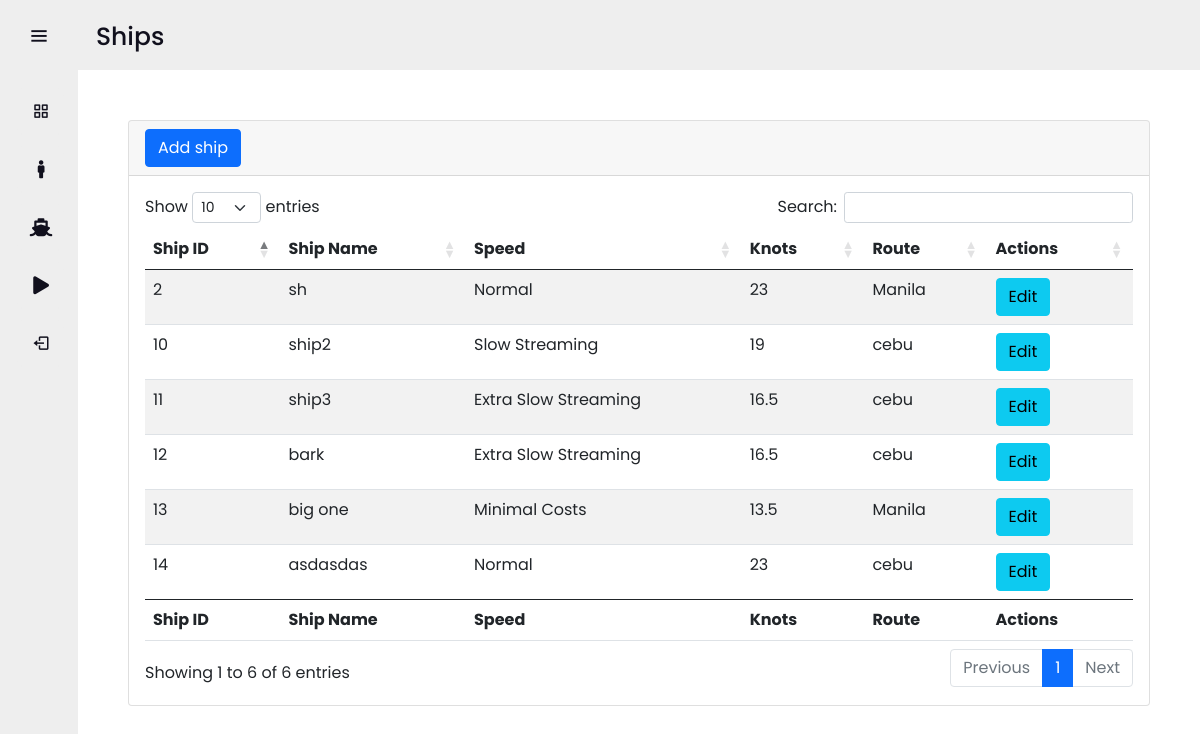
The app's page /admin/ship.php (signed in) with its own data.
### tables this page shows
CREATE TABLE `ship` (
  `ship_id` int(50) NOT NULL,
  `ship_name` varchar(25) NOT NULL,
  `speed` varchar(20) NOT NULL,
  `knots` float NOT NULL,
  `route_id` int(25) NOT NULL
);

CREATE TABLE `route` (
  `route_id` int(25) NOT NULL,
  `destination` varchar(50) NOT NULL,
  `distance` float NOT NULL
);

### admin/ship_process.php (called while the page is built, shortened)
<?php
	$find2 = "SELECT * FROM ship INNER JOIN route WHERE ship.route_id = route.route_id";
	$res2 = mysqli_query($db,$find2);
	$show_ship = mysqli_fetch_assoc($res2);
?>

### admin/ship.php (the view, shortened to what this page needs)
<?php
  include('header.php');
  include('ship_process.php');
?>
<section class="home-section">
  <div class="text">Ships</div>
  <div class="myCon">
    <div class="card">
  <div class="card-header">
    <button type="button" class="btn btn-primary" data-bs-toggle="modal" data-bs-target="#shipModal">Add ship</button>
  </div>
  <div class="card-body">
    <table id="example" class="table table-striped" style="width:100%">
        <thead>
            <tr>
                <th>Ship ID</th>
                <th>Ship Name</th>
                <th>Speed</th>
                <th>Knots</th>
                <th>Route</th>
                <th>Actions</th>
            </tr>
        </thead>
        <tbody>
            <?php
                if(mysqli_num_rows($res2) > 0){
                   do {
            ?>
            <tr>
                <td><?php echo $show_ship['ship_id'] ?></td>
                <td><?php echo $show_ship['ship_name'] ?></td>
                <td><?php echo $show_ship['speed'] ?></td>
                <td><?php echo $show_ship['knots'] ?></td>
                <td><?php echo $show_ship['destination'] ?></td>
                <td><a href="edit_ship.php?id=<?php echo $show_ship['ship_id']; ?>"><button class="btn btn-info">Edit</button></a></td>
            </tr>
            <?php
                    }while ($show_ship = mysqli_fetch_assoc($res2));
                }
            ?>
        </tbody>
        <tfoot>
            <tr>
                <th>Ship ID</th>
                <th>Ship Name</th>
                <th>Speed</th>
                <th>Knots</th>
                <th>Route</th>
                <th>Actions</th>
            </tr>
        </tfoot>
    </table>
  </div>
</div>
  </div>
</section>

### admin/header.php (shortened to what this page needs)
<!DOCTYPE html>
<html lang="en" dir="ltr">
<head>
  	<link href='https://unpkg.com/boxicons@2.0.7/css/boxicons.min.css' rel='stylesheet'>
 	<link rel="stylesheet" type="text/css" href="../css/sidebar.css">
 	<link rel="stylesheet" href="https://cdnjs.cloudflare.com/ajax/libs/twitter-bootstrap/5.0.1/css/bootstrap.min.css">
	<link rel="stylesheet" href="https://cdn.datatables.net/1.11.3/css/dataTables.bootstrap5.min.css">
	<link rel="stylesheet" href="https://use.fontawesome.com/releases/v5.7.0/css/all.css">
</head>
<body>
	<div class="sidebar">
	    <div class="logo-details">
	        <i class='bx bx-menu' id="btn" ></i>
	    </div>
	    <ul class="nav-list">
	      <li>
	        <a href="index.php">
	          <i class='bx bx-grid-alt'></i>
	        </a>
	      </li>
	      <li>
	        <a href="crew.php">
	          <i class="fas fa-male"></i>
	        </a>
	      </li>
	      <li>
	        <a href="ship.php">
	          <i class="fas fa-ship"></i>
	        </a>
	      </li>
	      <li>
	        <a href="departure.php">
	          <i class="fas fa-play"></i>
	        </a>
	      </li>
	      <li>
	        <a href="#" data-bs-toggle="modal" data-bs-target="#exampleModal">
	          <i class='bx bx-log-out'></i>
	        </a>
	      </li>
	    </ul>
  	</div>
</body>
</html>

### css/sidebar.css (style rules this page uses)
* { margin: 0; padding: 0; box-sizing: border-box; font-family: "Poppins" , sans-serif; }
.sidebar { position: fixed; left: 0; top: 0; height: 100%; width: 78px; background: #eeeeee; padding: 6px 14px; transition: all 0.5s ease; }
.sidebar .logo-details { height: 60px; display: flex; align-items: center; position: relative; }
.sidebar .logo-details #btn { position: absolute; color: #11101d; top: 50%; right: 0; transform: translateY(-50%); font-size: 22px; transition: all 0.4s ease; font-size: 23px; text-align: center; cursor: pointer; transition: all 0.5s ease; }
.sidebar i { color: #fff; height: 60px; min-width: 50px; font-size: 28px; text-align: center; line-height: 60px; }
.sidebar .nav-list { margin-top: 20px; height: 100%; }
.sidebar li { position: relative; margin: 8px 0; list-style: none; margin-left: -30px; }
.sidebar li a { display: flex; height: 100%; width: 100%; border-radius: 12px; align-items: center; text-decoration: none; transition: all 0.4s ease; background: #eeeeee; }
.sidebar li i { height: 50px; color: #11101d; line-height: 50px; font-size: 18px; border-radius: 12px; }
.home-section { position: relative; background: #fff; min-height: 100vh; top: 0; left: 78px; width: calc(100% - 78px); transition: all 0.5s ease; z-index: 2; }
.home-section .text { display: inline-block; color: #11101d; font-size: 25px; font-weight: 500; background: #eeeeee; width: 100%; height: 70px; margin: 0; padding: 18px; }
.myCon { padding: 50px; width: 100%; }

### records on screen
ship: ship_id "2", ship_name "sh", speed "Normal", knots "23", route.destination "Manila"
ship: ship_id "10", ship_name "ship2", speed "Slow Streaming", knots "19", route.destination "cebu"
ship: ship_id "11", ship_name "ship3", speed "Extra Slow Streaming", knots "16.5", route.destination "cebu"
ship: ship_id "12", ship_name "bark", speed "Extra Slow Streaming", knots "16.5", route.destination "cebu"
ship: ship_id "13", ship_name "big one", speed "Minimal Costs", knots "13.5", route.destination "Manila"
ship: ship_id "14", ship_name "asdasdas", speed "Normal", knots "23", route.destination "cebu"
